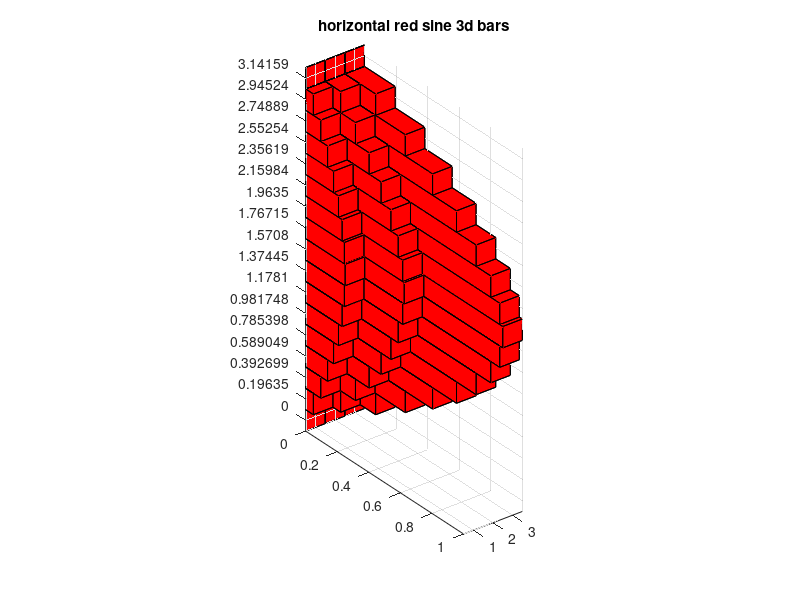

MATLAB code to generate this figure: (Note: this script raises an error after producing the figure.)
%=============================================================================
% Copyright (c) 2016-present Allan CORNET (Nelson)
%=============================================================================
% This file is part of Nelson.
%=============================================================================
% LICENCE_BLOCK_BEGIN
% SPDX-License-Identifier: LGPL-3.0-or-later
% LICENCE_BLOCK_END
%=============================================================================
% <--WEIGHT 2-->
% <--ADV-CLI MODE-->
%=============================================================================

close all;
%=============================================================================
f = figure('Visible', 'on', 'Position', [100 100 620 460], 'Color', [1 1 1]);
axes('Parent', f);
z = 0:pi / 16:pi;
y = [sin(z') / 4, sin(z') / 2, sin(z')];
bar3h(z, y, 1, "r");
title('horizontal red sine 3d bars');
drawnow();
%=============================================================================
asserts.istrue(isgraphics(f, 'figure'));
asserts.isequal(f.Type, 'figure');
asserts.isequal(char(f.Visible), 'on');
asserts.isequal(f.Color, [1 1 1]);
axesHandles = findobj(f, 'Type', 'axes');
asserts.isequal(numel(axesHandles), 1);
for k = 1:numel(axesHandles)
  asserts.isequal(axesHandles(k).Type, 'axes');
  asserts.isequal(axesHandles(k).Parent, f);
end
surfaceObjects = findobj(f, 'Type', 'surface');
asserts.isequal(numel(surfaceObjects), 3);
asserts.istrue(all(isgraphics(surfaceObjects, 'surface')));
for k = 1:numel(surfaceObjects)
  asserts.isequal(surfaceObjects(k).Type, 'surface');
end
close(f);
close all;
%=============================================================================
